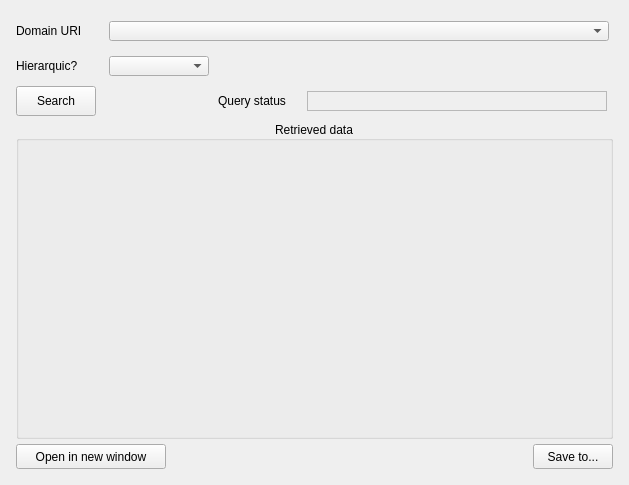
      <widget class="QWidget" name="GetDomain_tab">
       <property name="minimumSize">
        <size>
         <width>500</width>
         <height>485</height>
        </size>
       </property>
       <attribute name="title">
        <string>Get a Domain</string>
       </attribute>
       <attribute name="toolTip">
        <string>&lt;html&gt;&lt;head/&gt;&lt;body&gt;&lt;p&gt;Get an entire domain from bSDD, based on the informed URI. User can choose if the output will be given in an hierarquic tree or as plain (i.e., same level) list. It performs the method &amp;quot;&lt;span style=&quot; font-weight:700;&quot;&gt;/api/Domain/v2/Classifications&lt;/span&gt;&amp;quot;&lt;/p&gt;&lt;/body&gt;&lt;/html&gt;</string>
       </attribute>
       <layout class="QGridLayout" name="gridLayout_9">
        <item row="0" column="0">
         <layout class="QGridLayout" name="gridLayout_2">
          <property name="sizeConstraint">
           <enum>QLayout::SetDefaultConstraint</enum>
          </property>
          <property name="leftMargin">
           <number>5</number>
          </property>
          <property name="topMargin">
           <number>5</number>
          </property>
          <property name="rightMargin">
           <number>5</number>
          </property>
          <property name="bottomMargin">
           <number>5</number>
          </property>
          <property name="spacing">
           <number>5</number>
          </property>
          <item row="4" column="3" alignment="Qt::AlignRight">
           <widget class="QPushButton" name="GetDomain_SaveTo_pushButton">
            <property name="minimumSize">
             <size>
              <width>80</width>
              <height>25</height>
             </size>
            </property>
            <property name="maximumSize">
             <size>
              <width>80</width>
              <height>25</height>
             </size>
            </property>
            <property name="text">
             <string>Save to...</string>
            </property>
           </widget>
          </item>
          <item row="4" column="0" colspan="2" alignment="Qt::AlignLeft">
           <widget class="QPushButton" name="GetDomain_OpenInNewWindow_pushButton">
            <property name="minimumSize">
             <size>
              <width>150</width>
              <height>25</height>
             </size>
            </property>
            <property name="maximumSize">
             <size>
              <width>150</width>
              <height>25</height>
             </size>
            </property>
            <property name="toolTip">
             <string>&lt;html&gt;&lt;head/&gt;&lt;body&gt;&lt;p&gt;Open data in new window for better visualization&lt;/p&gt;&lt;/body&gt;&lt;/html&gt;</string>
            </property>
            <property name="text">
             <string>Open in new window</string>
            </property>
           </widget>
          </item>
          <item row="1" column="0">
           <widget class="QLabel" name="GetDomain_DataStructure_label">
            <property name="minimumSize">
             <size>
              <width>80</width>
              <height>30</height>
             </size>
            </property>
            <property name="maximumSize">
             <size>
              <width>80</width>
              <height>30</height>
             </size>
            </property>
            <property name="text">
             <string>Hierarquic?</string>
            </property>
            <property name="wordWrap">
             <bool>true</bool>
            </property>
           </widget>
          </item>
          <item row="1" column="1">
           <widget class="QComboBox" name="GetDomain_DataStructure_comboBox">
            <property name="minimumSize">
             <size>
              <width>100</width>
              <height>20</height>
             </size>
            </property>
            <property name="maximumSize">
             <size>
              <width>100</width>
              <height>20</height>
             </size>
            </property>
            <property name="maxVisibleItems">
             <number>2</number>
            </property>
            <property name="maxCount">
             <number>2</number>
            </property>
           </widget>
          </item>
          <item row="3" column="0" colspan="4">
           <widget class="QGroupBox" name="GetDomain_JSONViewerHolder_groupBox">
            <property name="minimumSize">
             <size>
              <width>597</width>
              <height>301</height>
             </size>
            </property>
            <property name="font">
             <font>
              <pointsize>9</pointsize>
              <bold>false</bold>
              <underline>false</underline>
             </font>
            </property>
            <property name="title">
             <string>Retrieved data</string>
            </property>
            <property name="alignment">
             <set>Qt::AlignCenter</set>
            </property>
            <layout class="QVBoxLayout" name="verticalLayout">
             <property name="sizeConstraint">
              <enum>QLayout::SetDefaultConstraint</enum>
             </property>
             <item>
              <widget class="QWidget" name="GetDomain_JSONViewerHolder_widget" native="true">
               <property name="minimumSize">
                <size>
                 <width>400</width>
                 <height>250</height>
                </size>
               </property>
              </widget>
             </item>
            </layout>
           </widget>
          </item>
          <item row="0" column="0">
           <widget class="QLabel" name="GetDomain_DomainURI_label">
            <property name="minimumSize">
             <size>
              <width>80</width>
              <height>30</height>
             </size>
            </property>
            <property name="maximumSize">
             <size>
              <width>80</width>
              <height>30</height>
             </size>
            </property>
            <property name="text">
             <string>Domain URI</string>
            </property>
           </widget>
          </item>
          <item row="2" column="3">
           <widget class="QLabel" name="GetDomain_QuerryStatusResult_label">
            <property name="minimumSize">
             <size>
              <width>300</width>
              <height>20</height>
             </size>
            </property>
            <property name="maximumSize">
             <size>
              <width>150</width>
              <height>20</height>
             </size>
            </property>
            <property name="autoFillBackground">
             <bool>false</bool>
            </property>
            <property name="styleSheet">
             <string notr="true"/>
            </property>
            <property name="frameShape">
             <enum>QFrame::StyledPanel</enum>
            </property>
            <property name="frameShadow">
             <enum>QFrame::Sunken</enum>
            </property>
            <property name="text">
             <string/>
            </property>
           </widget>
          </item>
          <item row="0" column="1" colspan="3">
           <widget class="QComboBox" name="GetDomain_DomainURI_comboBox">
            <property name="minimumSize">
             <size>
              <width>300</width>
              <height>20</height>
             </size>
            </property>
            <property name="maximumSize">
             <size>
              <width>500</width>
              <height>20</height>
             </size>
            </property>
           </widget>
          </item>
          <item row="2" column="0">
           <widget class="QPushButton" name="GetDomain_Search_pushButton">
            <property name="minimumSize">
             <size>
              <width>80</width>
              <height>30</height>
             </size>
            </property>
            <property name="maximumSize">
             <size>
              <width>80</width>
              <height>30</height>
             </size>
            </property>
            <property name="text">
             <string>Search</string>
            </property>
           </widget>
          </item>
          <item row="2" column="2">
           <widget class="QLabel" name="GetDomain_QuerryStatus_label">
            <property name="enabled">
             <bool>true</bool>
            </property>
            <property name="minimumSize">
             <size>
              <width>80</width>
              <height>30</height>
             </size>
            </property>
            <property name="maximumSize">
             <size>
              <width>80</width>
              <height>30</height>
             </size>
            </property>
            <property name="text">
             <string>Query status</string>
            </property>
           </widget>
          </item>
         </layout>
        </item>
       </layout>
      </widget>
